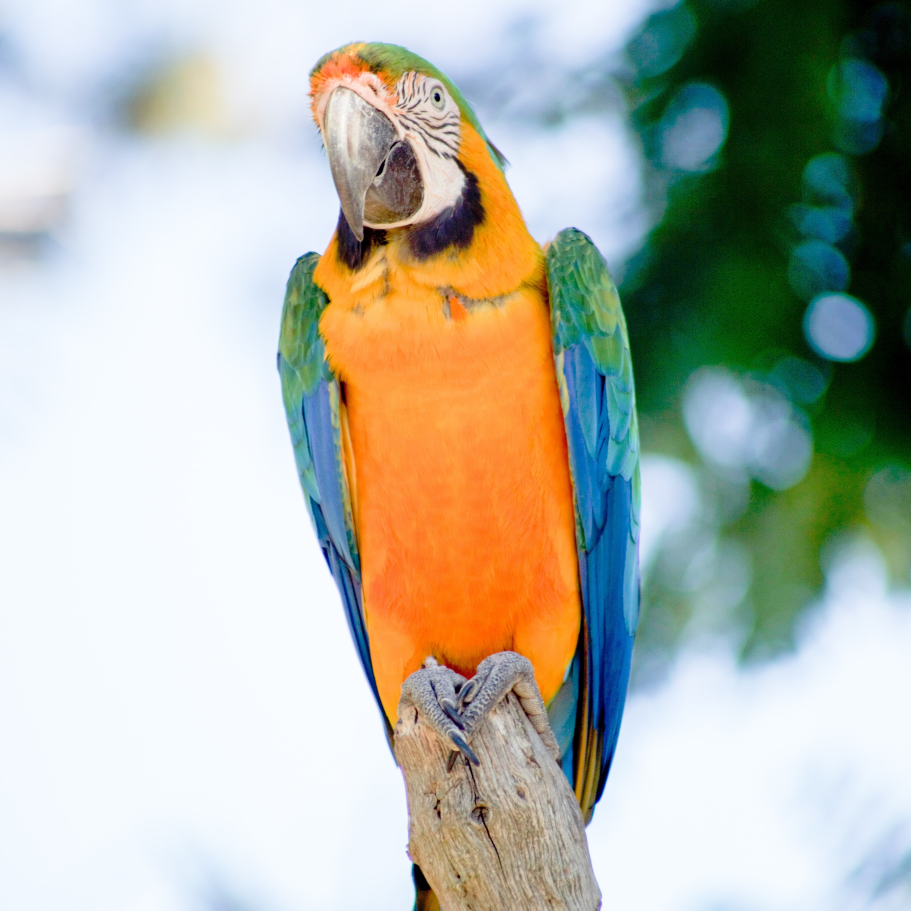
#> input picture pic_o.jpg, 3643 x 3642 px (shown at 1/4 size)
$ jupyter execute 'Homework 2 (1).ipynb'   (shell and % lines are left out)
#> lines starting #> are read from the running program, lines starting #| are printed output that depends on the picture; after the words box and inside, x2 and y2 are one past the last pixel; in counts of white or black regions, pixels touching at a corner belong together
# Homework 2
_Deadline: 08.02.2020.00:00:00_
___

In this homework, you need to load your image and use the image for every problem.

You can use Numpy, Matplotlib and from OpenCV.

__You cannot use other libraries and functions!__

## Problem 1
___
a) Draw two parallel lines on your image. Show the resut.

b) Draw a triangle on your image.Show the resut.

c) Draw exactly in the middle a circle on your image.Show the resut.

d) Draw a circle on the red channel of your image and change in your image the red channel to the red chanel with the circle.Show the resut.

[cell 1]
import matplotlib.pyplot as plt
import numpy as np
import cv2

[cell 2]
img=cv2.imread('pic_o.jpg')
#> img is the input picture: shape (3642, 3643, 3); mean B, G, R 168.9, 180.8, 177.3

[cell 3]
scale=7.03
width=int(img.shape[1]*scale/100)
#> width = 256
height=int(img.shape[0]*scale/100)
#> height = 256
dim=(width,height)
#> dim = (256, 256)
img1=cv2.resize(img,dim,interpolation=cv2.INTER_AREA)
plt.imshow(img1)
print('Image shape: ', np.shape(img1))
#| Image shape:  (256, 256, 3)

[cell 4]
start_point1=(0,50)
end_point1=(256,50)
color1=(255,0,0)
thickness1=5

start_point2=(0,150)
end_point2=(256,150)
color2=(0,255,0)
thickness2=6

img1=cv2.line(img1,start_point1,end_point1,color1,thickness1)
img1=cv2.line(img1,start_point2,end_point2,color2,thickness2)

plt.imshow(img1)

[cell 5]
start_point1=(123,20)
end_point1=(113,30)
color1=(255,0,0)
thickness1=2

start_point2=(123,20)
end_point2=(133,30)
color2=(0,255,0)
thickness2=2

start_point3=(113,30)
end_point3=(133,30)
color3=(0,0,255)
thickness3=2

img1=cv2.line(img1,start_point1,end_point1,color1,thickness1)
#> img1: shape (256, 256, 3); mean B, G, R 167.5, 178.4, 167.9
img1=cv2.line(img1,start_point2,end_point2,color2,thickness2)
img1=cv2.line(img1,start_point3,end_point3,color3,thickness3)
#> img1: shape (256, 256, 3); mean B, G, R 167.2, 178.3, 167.9

plt.imshow(img1)

[cell 6]
center_coordinates=(128, 128)
radius=50
color=(50,50,50)
thickness=3
img1=cv2.circle(img1,center_coordinates,radius,color,thickness)
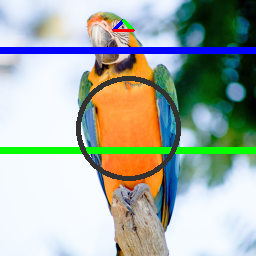
#> img1: shape (256, 256, 3); mean B, G, R 165.8, 175.5, 165.1
plt.imshow(img1)

[cell 7]
r,g,b=cv2.split(img1)
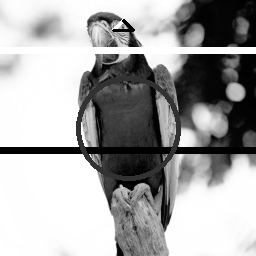
#> r: shape (256, 256); min 0, max 255, mean 165.8
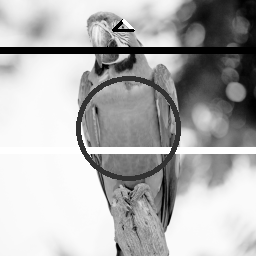
#> g: shape (256, 256); min 0, max 255, mean 175.5
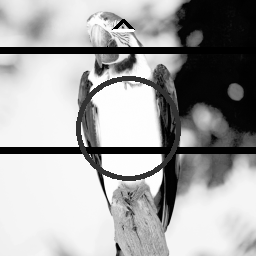
#> b: shape (256, 256); min 0, max 255, mean 165.1
center_coordinates=(100, 200)
radius=50
color=(0,0,0)
thickness=3
r=cv2.circle(r,center_coordinates,radius,color,thickness)
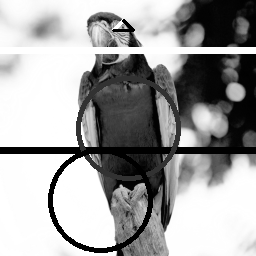
#> r: shape (256, 256); 2.17% of pixels changed, all inside (x1, y1, x2, y2) = (48, 150, 153, 253)
plt.imshow(r)

[cell 8]
img1=cv2.merge((r,g,b))
plt.imshow(img1)#blue+green=cyan, in red channel the circle matrix=0,so in merging blue and green values add

## Problem 2
___
a) Blur your image with kernel size 5x5, 10x10 and 2x5. Show the result.

b) Blur half part of your image (kernal size 15x15). Show the result.

c) Take any piece of the image.Blur this piece and select this piece in the image in the green frame. Show the result.

[cell 9]
import matplotlib.pyplot as plt
import numpy as np
import cv2

[cell 10]
img=cv2.imread('pic_o.jpg')
img = cv2.cvtColor(img, cv2.COLOR_BGR2RGB)

[cell 11]
scale=7.03
width=int(img.shape[1]*scale/100)
height=int(img.shape[0]*scale/100)
dim=(width,height)
img1=cv2.resize(img,dim,interpolation=cv2.INTER_AREA)
plt.imshow(img1)
print('Image shape: ', np.shape(img1))
#| Image shape:  (256, 256, 3)

[cell 12]
k_w1=5
k_h1=5

K1=np.ones((k_w1,k_h1),np.float32)/(k_w1*k_h1)
img_bl1=cv2.filter2D(img1,-1,K1)
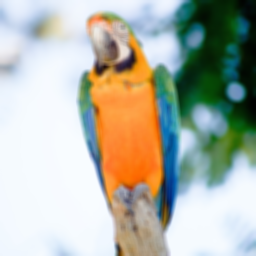
#> img_bl1: shape (256, 256, 3); mean R, G, B 177.3, 180.8, 168.9

plt.imshow(img_bl1)

[cell 13]
k_w2=10
k_h2=10

K2=np.ones((k_w2,k_h2),np.float32)/(k_w2*k_h2)
img_bl2=cv2.filter2D(img1,-1,K2)
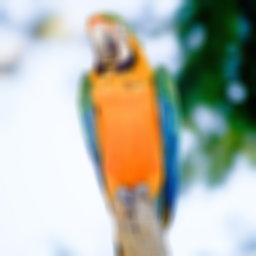
#> img_bl2: shape (256, 256, 3); mean R, G, B 177.4, 181, 169.1

plt.imshow(img_bl2)

[cell 14]
k_w3=2
k_h3=5

K3=np.ones((k_w3,k_h3),np.float32)/(k_w3*k_h3)
img_bl3=cv2.filter2D(img1,-1,K3)

plt.imshow(img_bl3)

[cell 15]
k_w3=15
k_h3=15

K3=np.ones((k_w3,k_h3),np.float32)/(k_w3*k_h3)
img1[0:128,0:256]=cv2.filter2D(img1[0:128,0:256],-1,K3)
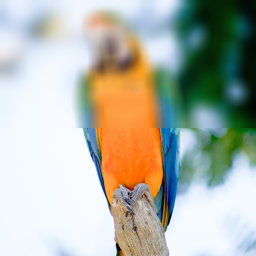
#> img1: shape (256, 256, 3); mean R, G, B 177.3, 180.8, 168.9

plt.imshow(img1)

[cell 16]
k_w1=5
k_h1=5

color=(0,0,0)
pt2=(70,10)
pt1=(156,78)
thickness=2


K1=np.ones((k_w1,k_h1),np.float32)/(k_w1*k_h1)
img1[10:78,70:156]=cv2.filter2D(img1[10:78,70:156],-1,K1)
#> img1: shape (256, 256, 3); 7.49% of pixels changed, all inside (x1, y1, x2, y2) = (70, 10, 156, 78)

cv2.rectangle(img1,pt1,pt2,color,thickness)
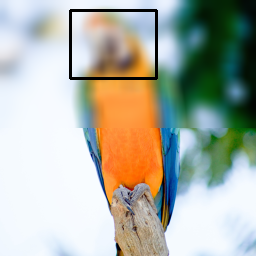
#> img1: shape (256, 256, 3); mean R, G, B 174.3, 178, 166.2
plt.imshow(img1)

## Problem 3
___
Create a randomly generated slice inside your picture which will be blurred and grayscale

[cell 17]
import matplotlib.pyplot as plt
import numpy as np
import cv2
import random

[cell 18]
img=cv2.imread('pic_o.jpg')
img = cv2.cvtColor(img, cv2.COLOR_BGR2RGB)

[cell 19]
scale=7.03
width=int(img.shape[1]*scale/100)
height=int(img.shape[0]*scale/100)
dim=(width,height)
img1=cv2.resize(img,dim,interpolation=cv2.INTER_AREA)
plt.imshow(img1)
print('Image shape: ', np.shape(img1))
#| Image shape:  (256, 256, 3)

[cell 20]
k_w1=25
k_h1=25

n1=random.randint(0,255)
n2=random.randint(n1,256)
n3=random.randint(0,255)
n4=random.randint(n3,256)

gray=cv2.cvtColor(img1,cv2.COLOR_RGB2GRAY)
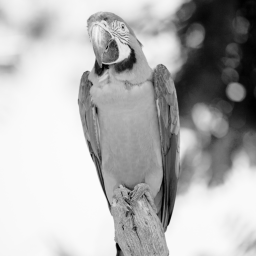
#> gray: shape (256, 256); min 0, max 251, mean 178.4

K1=np.ones((k_w1,k_h1),np.float32)/(k_w1*k_h1)

img1[n1:n2,n3:n4,0]=cv2.filter2D(gray[n1-1:n2-1,n3-1:n4-1],-1,K1)
#> img1: shape (256, 256, 3); mean R, G, B 177.3, 180.8, 168.9
img1[n1:n2,n3:n4,1]=cv2.filter2D(gray[n1-1:n2-1,n3-1:n4-1],-1,K1)
#> img1: shape (256, 256, 3); mean R, G, B 177.3, 180.8, 168.9
img1[n1:n2,n3:n4,2]=cv2.filter2D(gray[n1-1:n2-1,n3-1:n4-1],-1,K1)
#> img1: shape (256, 256, 3); mean R, G, B 177.3, 180.8, 168.9


plt.imshow(img1)

$ run again, with aaa.jpg copied over pic_o.jpg
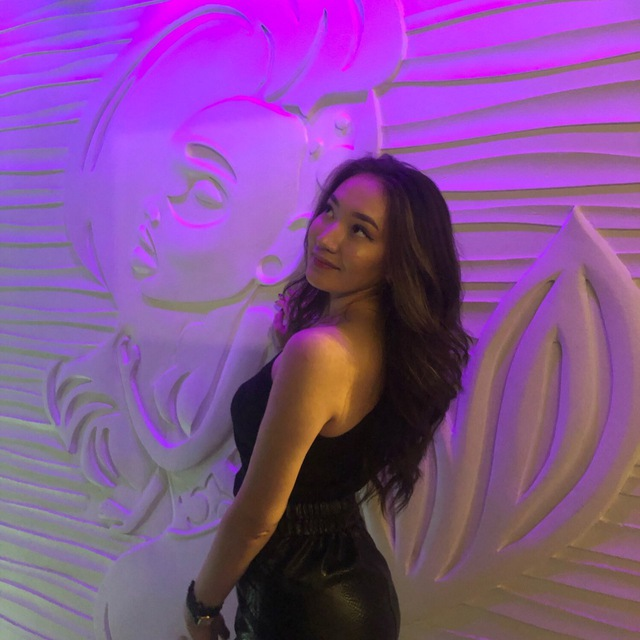
#> input picture aaa.jpg, 640 x 640 px
#> img is the input picture: shape (640, 640, 3); mean B, G, R 147.4, 79.5, 131.9
#| Image shape:  (44, 44, 3)
#| Image shape:  (44, 44, 3)
#> `img1[0:128,0:256]=cv2.filter2D(img1[0:128,0:256],-1,K3)`:
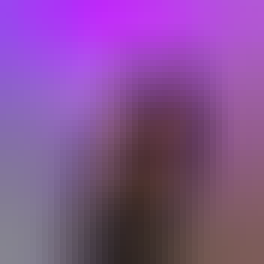
#> img1: shape (44, 44, 3) (shown 6 times larger); mean R, G, B 131.7, 79.6, 147.5
#| Image shape:  (44, 44, 3)
#> `gray=cv2.cvtColor(img1,cv2.COLOR_RGB2GRAY)`:
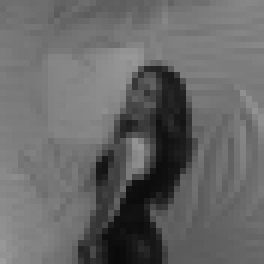
#> gray: shape (44, 44) (shown 6 times larger); min 10, max 155, mean 102.9
